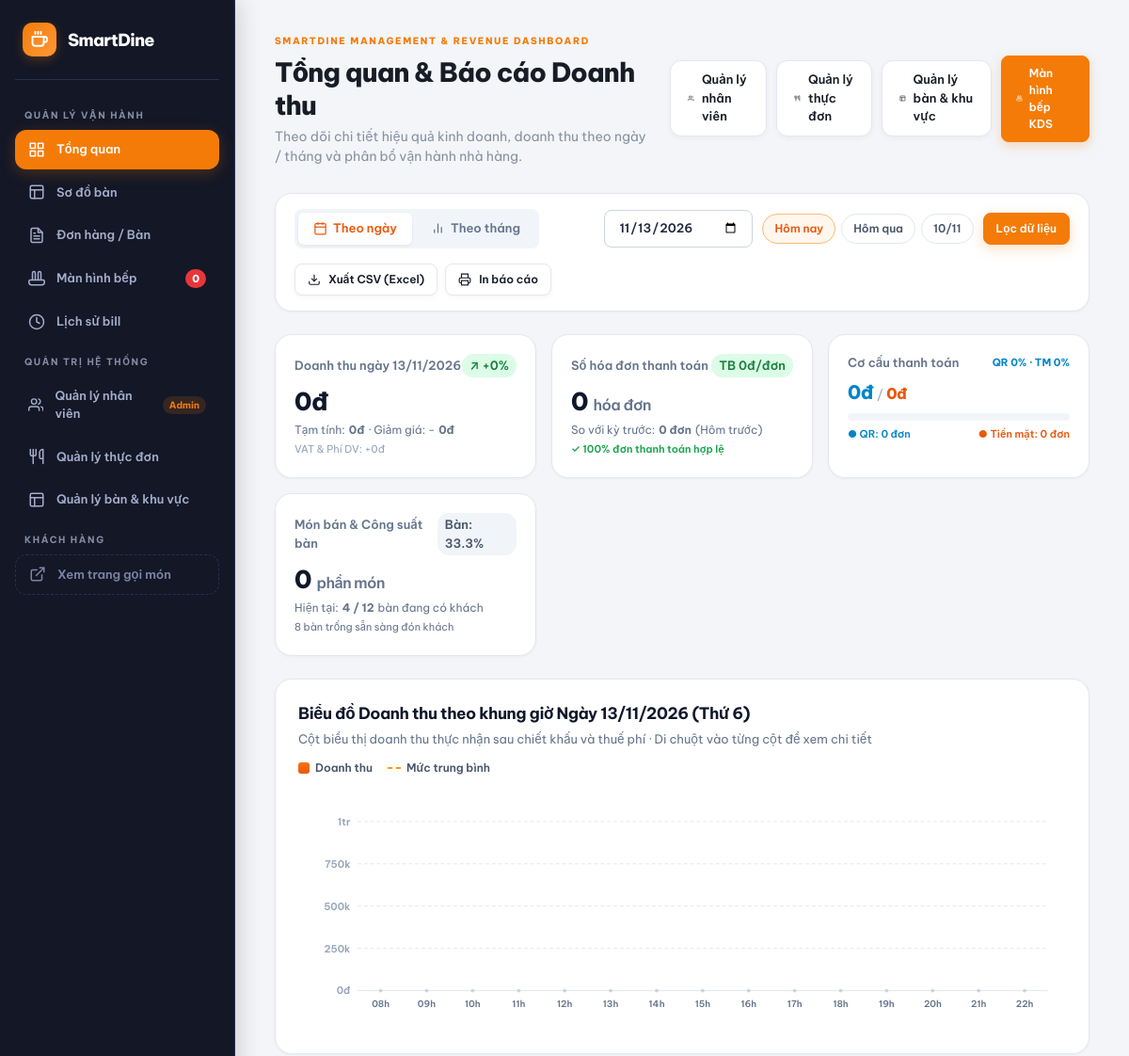
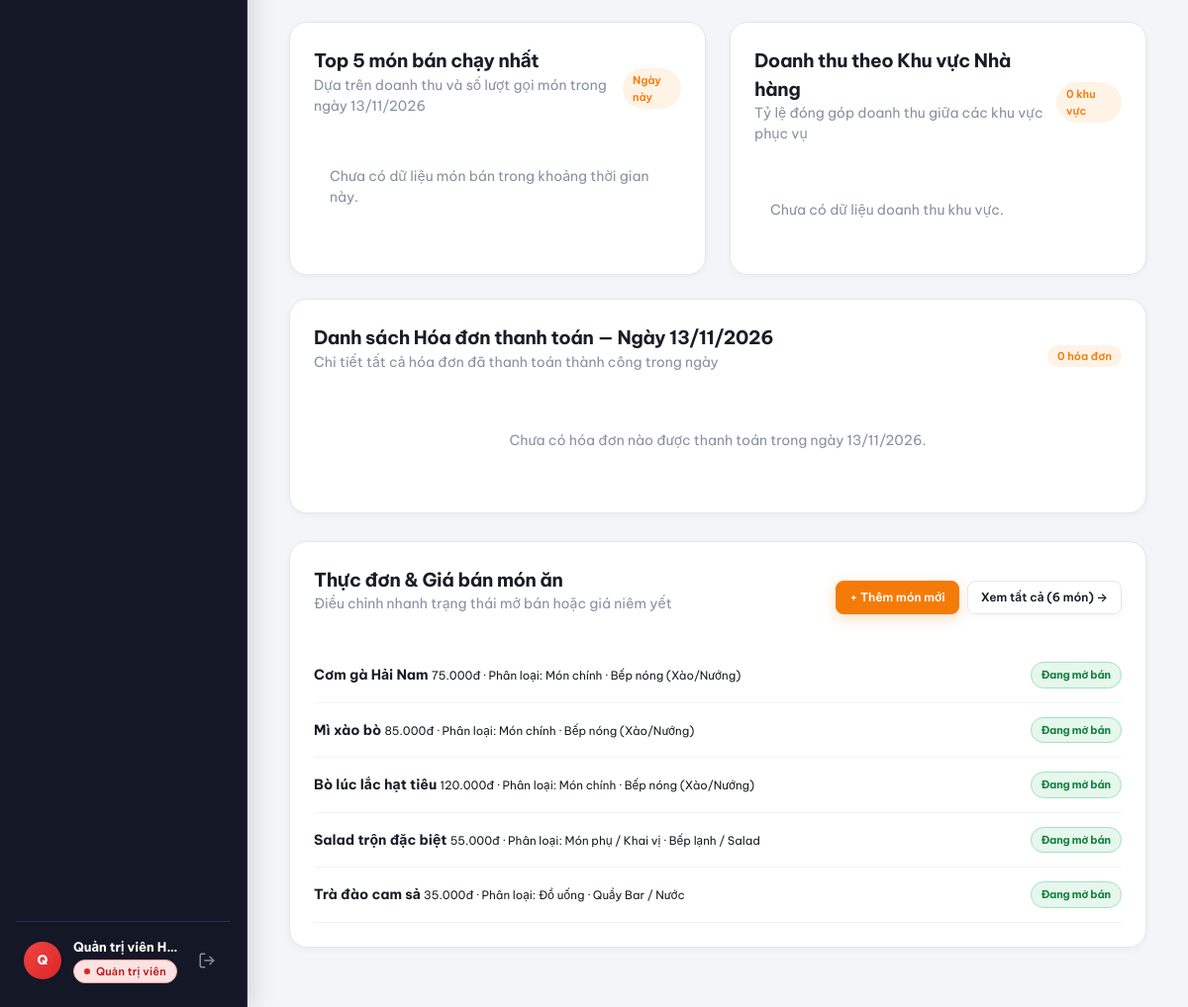
/index.php?page=admin (signed in), run on the app's committed database (2 pictures, top to bottom).
### tables this page shows
CREATE TABLE `dishes` (
  `id` int(11) NOT NULL AUTO_INCREMENT,
  `category_id` int(11) NOT NULL,
  `name` varchar(150) NOT NULL,
  `price` decimal(12,0) NOT NULL DEFAULT 0,
  `image` varchar(500) DEFAULT NULL,
  `description` text DEFAULT NULL,
  `tag` varchar(50) DEFAULT NULL,
  `station` enum('hot','soup','cold','bar') NOT NULL DEFAULT 'hot',
  `status` enum('active','out_of_stock','hidden') NOT NULL DEFAULT 'active',
  `rating` decimal(2,1) NOT NULL DEFAULT 5.0,
  `created_at` datetime DEFAULT current_timestamp(),
  `updated_at` datetime DEFAULT current_timestamp() ON UPDATE current_timestamp(),
  PRIMARY KEY (`id`),
  KEY `idx_category` (`category_id`),
  KEY `idx_status` (`status`),
  KEY `idx_station` (`station`),
  CONSTRAINT `fk_dishes_category` FOREIGN KEY (`category_id`) REFERENCES `categories` (`id`) ON DELETE CASCADE ON UPDATE CASCADE
);

CREATE TABLE `categories` (
  `id` int(11) NOT NULL AUTO_INCREMENT,
  `name` varchar(100) NOT NULL,
  `slug` varchar(50) NOT NULL,
  `icon` varchar(20) DEFAULT '✦',
  `description` varchar(255) DEFAULT NULL,
  `sort_order` int(11) NOT NULL DEFAULT 0,
  `status` enum('active','inactive') NOT NULL DEFAULT 'active',
  `created_at` datetime DEFAULT current_timestamp(),
  `updated_at` datetime DEFAULT current_timestamp() ON UPDATE current_timestamp(),
  PRIMARY KEY (`id`),
  UNIQUE KEY `slug` (`slug`),
  KEY `idx_slug` (`slug`),
  KEY `idx_status` (`status`)
);

### pages/admin.php (the view, shortened to what the rows shown need)
<?php
require_once __DIR__ . '/../includes/revenue.php';
$pdo = getRevenueDb();
$viewMode = ($_GET['mode'] ?? 'day') === 'month' ? 'month' : 'day';
$selectedDate = preg_match('/^\d{4}-\d{2}-\d{2}$/', $_GET['date'] ?? '') ? $_GET['date'] : date('Y-m-d');
$selectedMonth = preg_match('/^\d{4}-\d{2}$/', $_GET['month'] ?? '') ? $_GET['month'] : date('Y-m');
$report = $viewMode === 'month' ? getRevenueByMonth($pdo, $selectedMonth) : getRevenueByDate($pdo, $selectedDate);
?>
<div class="dash-header">
  <div>
    <h1>Tổng quan & Báo cáo Doanh thu</h1>
  </div>
</div>
<section class="revenue-chart-panel">
  <div class="chart-header">
    <div class="chart-title">
      <h2>Biểu đồ Doanh thu <?= $viewMode === 'month' ? 'các ngày trong Tháng ' . $report['month_display'] : 'theo khung giờ Ngày ' . $report['date_display'] . ' (' . $report['day_name'] . ')' ?></h2>
    </div>
  </div>
</section>
<div class="revenue-two-col">
  <section class="panel">
    <div class="panel-title">
      <div>
        <h2>Top 5 món bán chạy nhất</h2>
      </div>
    </div>
  </section>
  <section class="panel">
    <div class="panel-title">
      <div>
        <h2>Doanh thu theo Khu vực Nhà hàng</h2>
      </div>
    </div>
  </section>
</div>
<section class="panel" style="margin-bottom: 28px;">
  <div class="panel-title">
    <div>
      <h2><?= $viewMode === 'month' ? 'Bảng kê Doanh thu từng ngày — Tháng ' . $report['month_display'] : 'Danh sách Hóa đơn thanh toán — Ngày ' . $report['date_display'] ?></h2>
    </div>
  </div>
</section>
<div class="admin-grid">
  <?php
  $adminDishesPreview = getAllDishes('', '', '', '');
  ?>
  <section class="panel" id="menu-management" style="grid-column: 1 / -1;">
    <div class="panel-title">
      <div>
        <h2>Thực đơn & Giá bán món ăn</h2>
      </div>
    </div>
    <div class="menu-manage-list">
      <?php if (empty($adminDishesPreview)): ?>
        <p class="muted" style="padding: 12px;">Chưa có món ăn nào trong thực đơn.</p>
      <?php else: ?>
        <?php foreach (array_slice($adminDishesPreview, 0, 5) as $d): ?>
          <div class="line-item">
            <div class="manage-dish-info">
              <b><?= htmlspecialchars($d['name']) ?></b>
              <small><?= formatPrice($d['price']) ?> · Phân loại: <?= htmlspecialchars($d['category_name']) ?> · <?= getStationName($d['station']) ?></small>
            </div>
            <span class="status status-<?= $d['status'] === 'active' ? 'ready' : ($d['status'] === 'out_of_stock' ? 'pending' : 'muted') ?>">
              <?= $d['status'] === 'active' ? 'Đang mở bán' : ($d['status'] === 'out_of_stock' ? 'Tạm hết tại bếp' : 'Đang ẩn') ?>
            </span>
          </div>
        <?php endforeach; ?>
      <?php endif; ?>
    </div>
  </section>
</div>

### data on the page
dishes: name "Cơm gà Hải Nam", price "75.000đ", category.name "Món chính", station "Bếp nóng (Xào/Nướng)", status "Đang mở bán"
dishes: name "Mì xào bò", price "85.000đ", category.name "Món chính", station "Bếp nóng (Xào/Nướng)", status "Đang mở bán"
dishes: name "Bò lúc lắc hạt tiêu", price "120.000đ", category.name "Món chính", station "Bếp nóng (Xào/Nướng)", status "Đang mở bán"
dishes: name "Salad trộn đặc biệt", price "55.000đ", category.name "Món phụ / Khai vị", station "Bếp lạnh / Salad", status "Đang mở bán"
dishes: name "Trà đào cam sả", price "35.000đ", category.name "Đồ uống", station "Quầy Bar / Nước", status "Đang mở bán"

### other printed values
$kitchenOpenCount "0"
$userInitial "Q"
$user['fullname'] ?: $user['username'] "Quản trị viên H…"
$report['date_display'] "13/11/2026"
abs($diff) "0"
formatVnd($report['total_revenue']) "0đ"
formatVnd($report['total_subtotal']) "0đ"
formatVnd($report['total_discount']) "0đ"
formatVnd($report['total_service_fee'] + $report['total_vat']) "0đ"
formatVnd($report['avg_order_value']) "0đ"
$report['total_invoices'] "0"
$report['comparison']['prev_invoices'] "0"
$report['payment_methods']['qr']['percent'] "0"
$report['payment_methods']['cash']['percent'] "0"
formatVnd($report['payment_methods']['qr']['total']) "0đ"
